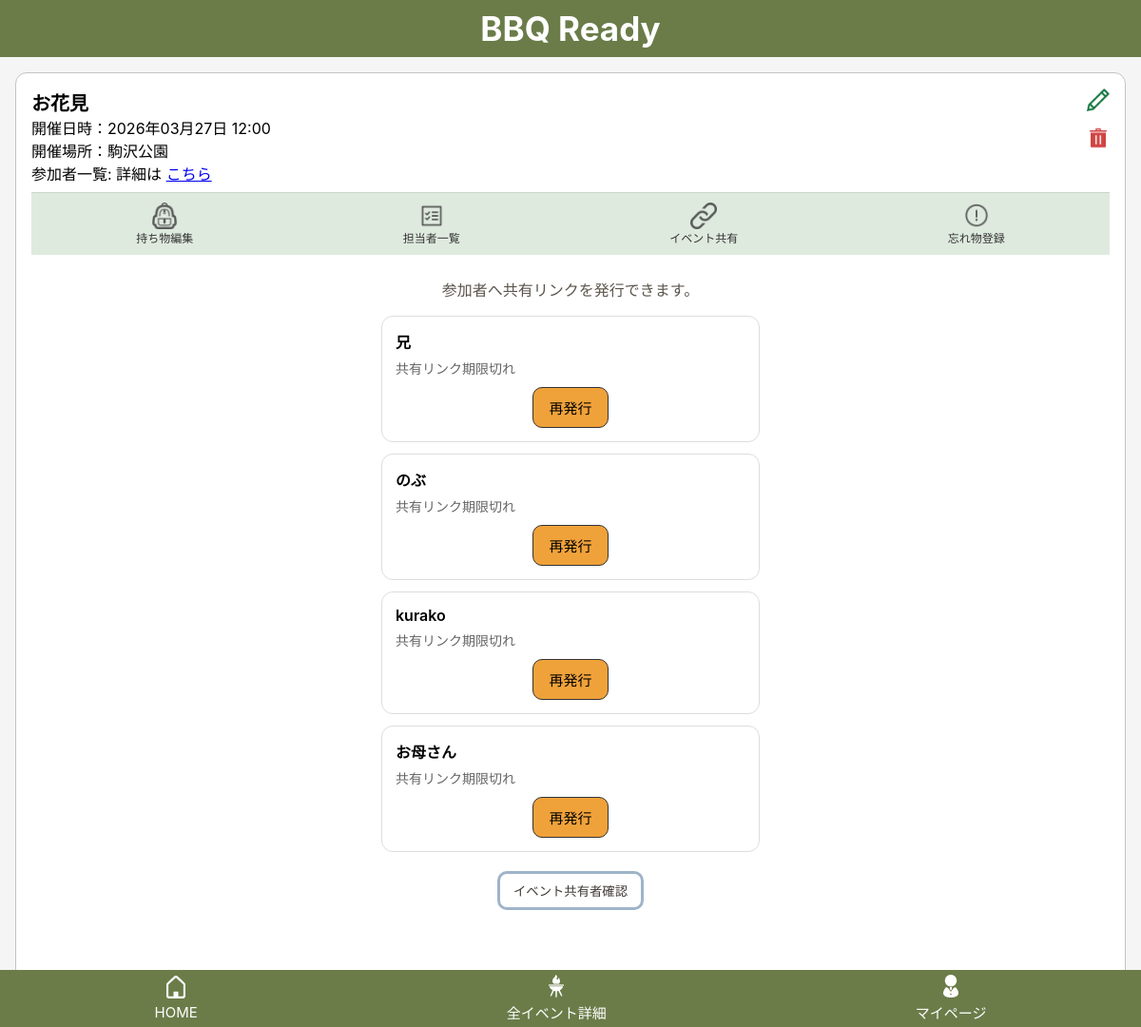
The page /events/117/share (signed in) on the database its author committed.
### bbq_app/models.py (models this page shows, shortened)
class Event(models.Model):
    user = models.ForeignKey(settings.AUTH_USER_MODEL, on_delete=models.CASCADE, related_name="events")
    name = models.CharField("イベント名", max_length=30)
    held_at = models.DateTimeField("開催日時", null=True, blank=True)
    location = models.CharField("開催場所", max_length=50, blank=True)
    created_at = models.DateTimeField("作成日時", auto_now_add=True)
    updated_at = models.DateTimeField("更新日時", auto_now=True)

class Participant(models.Model):
    event = models.ForeignKey(Event, on_delete=models.CASCADE, related_name="participants")
    user = models.ForeignKey(
        settings.AUTH_USER_MODEL,
        null=True,
        blank=True,
        on_delete=models.SET_NULL,
        related_name="participant"
    )
    name = models.CharField("表示名", max_length=30)
    created_at = models.DateTimeField("作成日時", auto_now_add=True)
    updated_at = models.DateTimeField("更新日時", auto_now=True)

### bbq_app/views.py (the view)
# urls.py: path("events/<int:event_id>/share", views.event_share, name="event_share"),
@login_required
def event_share(request, event_id):
    event = get_object_or_404(Event, id=event_id, user=request.user)
    participants =Participant.objects.filter(event=event).exclude(user=event.user).order_by("id")
    invitations = Invitation.objects.filter(
        participant__event=event
    ).select_related("participant")
    invitation_map ={
        invitation.participant_id: invitation for invitation in invitations
    }
    share_rows = []
    shared_rows = []
    for participant in participants:
        invitation = invitation_map.get(participant.id)
        invite_url = None
        share_status = "pending"
        if invitation:
            invite_url = request.build_absolute_uri(
                reverse("invitation_access", args=[invitation.token])
            )
            if invitation.guest_name:
                share_status = "joined"
            elif invitation.expires_at and invitation.expires_at < timezone.now():
                share_status = "expired"
            else:
                share_status = "active"
        row = {
            "participant": participant,
            "invitation": invitation,
            "invite_url": invite_url,
            "share_status": share_status,
        }
        share_rows.append(row)
        if share_status in ["active", "joined"]:
            shared_rows.append(row)
    return render(
        request,
        "bbq_app/event_share.html",
        {
            "event": event,
            "share_rows": share_rows,
            "shared_rows": shared_rows
        }
    )

### bbq_app/templates/bbq_app/event_share.html (shortened to what this page needs)
{% extends "bbq_app/base.html" %}
{% block header %}
  {% include "bbq_app/partials/event_header.html" %}
{% endblock %}
{% block content %}
<p class="share-description">参加者へ共有リンクを発行できます。</p>
<ul class="share-list">
    {% for row in share_rows %}
        <li class="share-list__item">
            <div class="share-list__name">
                {{ row.participant.name }}
            </div>
            <div class="share-list__status">
                {% if row.share_status == "pending" %}
                    共有リンク未発行
                {% elif row.share_status == "active" %}
                    共有リンク発行済み
                {% elif row.share_status == "joined" %}
                    イベント参加済み
                {% elif row.share_status == "expired" %}
                    共有リンク期限切れ
                {% endif %}
            </div>
            <div class="share-list__actions">
                {% if row.share_status == "pending" %}
                    <form method="post" action="{% url 'invitation_create' event.id %}">
                        {% csrf_token %}
                        <input type="hidden" name="participant_id" value="{{ row.participant.id }}">
                        <button type="submit" class="btn btn-primary">共有リンク発行</button>
                    </form>
                {% elif row.share_status == "active" %}
                    <button type="button" class="btn btn-secondary" onclick="copyInviteUrl('{{ row.invite_url }}')">
                        リンクコピー
                    </button>
                {% elif row.share_status == "joined" %}
                    <button type="button" class="btn btn-secondary" onclick="copyInviteUrl('{{ row.invite_url }}')">
                        リンクコピー
                    </button>
                {% elif row.share_status == "expired" %}
                    <form method="post" action="{% url 'invitation_create' event.id %}">
                        <button type="submit" class="btn btn-primary">再発行</button>
                    </form>
                {% endif %}
            </div>
        </li>
    {% empty %}
        <li class="share-empty">イベント参加者はまだいません。</li>
    {% endfor %}
</ul>
<div class="share-bottom-action">
    <button type="button" class="btn-outline" onclick="openSharedUsersModal()">
        イベント共有者確認
    </button>
</div>
{% endblock %}

### bbq_app/templates/bbq_app/partials/event_header.html (shortened to what this page needs)
{% load static %}
{% include "bbq_app/partials/top_bar.html" %}
{% if event %}
<div class="event-header">
  <div class="event_header__top">
    <div>
      <div class="event-header__title">{{ event.name }}</div>
      <div class="event-header__meta">
        開催日時：{{ event.held_at|date:"Y年m月d日 H:i" }}<br>
        開催場所：{{ event.location }}<br>
        参加者一覧: 詳細は
        <a href="#" onclick="openParticipantsModal(); return false;">こちら</a>
      </div>
    </div>
    <div class="event-header__actions">
      <a href="{% url 'event_edit' event.id %}">
        <img src="{% static 'bbq_app/images/pencil.png' %}" width="24">
      </a>
      <a href="#" onclick="openDeleteModal({{ event.id }}); return false;">
        <img src="{% static 'bbq_app/images/trashcan.png' %}" width="24">
      </a>
    </div>
  </div>
  <div class="event-header__nav">
    <a href="{% url 'item_edit' event.id %}"
       class="{% if request.resolver_match.url_name == 'item_edit' %}active{% endif %}">
      <img src="{% static 'bbq_app/images/item_edit.png' %}" width="28">
      <span>持ち物編集</span>
    </a>
    <a href="{% url 'item_assign' event.id %}"
       class="{% if request.resolver_match.url_name == 'item_assign' %}active{% endif %}">
      <img src="{% static 'bbq_app/images/event_participants.png' %}" width="28">
      <span>担当者一覧</span>
    </a>
    <a href="{% url 'event_share' event.id %}"
       class="{% if request.resolver_match.url_name == 'event_share' %}active{% endif %}">
      <img src="{% static 'bbq_app/images/event_share.png' %}" width="28" alt="共有">
      <span>イベント共有</span>
    </a>
    <a href="#"
       onclick="openForgotModal(); return false;">
      <img src="{% static 'bbq_app/images/forgot_item.png' %}" width="28">
      <span>忘れ物登録</span>
    </a>
  </div>
{% endif %}

### bbq_app/static/bbq_app/css/style.css (style rules this page uses)
body { margin: 0; background: #f5f5f5; font-family: -apple-system, BlinkMacSystemFont, "Helvetica Neue", sans-serif; }
.btn { display: inline-block; padding: 10px 16px; border-radius: 10px; border: 1px solid #333; font-size: 15px; cursor: pointer; text-align: center; }
.btn-primary { background:#f0a23a; color:black; }
.event-header { background: white; border: 1px solid #c3c3c3; border-radius: 12px; margin: 16px; padding: 16px; margin-top: 76px; position: relative; }
.event-header__title { font-size: 20px; font-weight: 600; }
.event-header__nav { display: flex; justify-content: space-around; background: #dfeadf; padding: 6px 0; border-top: 1px solid #c7d9c7; margin-top: 8px; }
.event-header__nav a { display: flex; flex-direction: column; align-items: center; text-decoration: none; font-size: 12px; color: #333; padding: 4px 6px; border-radius: 6px; transition: 0.2s; }
.event-header__actions { position: absolute; top: 16px; right: 16px; display: flex; flex-direction: column; gap: 12px; }
.event-header__actions a { text-decoration: none; }
.share-description { text-align: center; margin-bottom: 16px; color: #5c554d; }
.share-list { list-style: none; padding-left: 0; margin: 0; }
.share-list__item { background: #ffffff; border: 1px solid #ddd; border-radius: 12px; padding: 14px; margin-bottom: 12px; }
.share-list__name { font-weight: 600; margin-bottom: 6px; text-align: left; }
.share-list__status { margin-bottom: 10px; font-size: 14px; color: #666; text-align: left; }
.share-list__actions { display: flex; justify-content: center; }
.share-list__actions form { margin: 0; }
.btn-outline { background:white; border:3px solid #9fb4c9; color:#3f3a34; border-radius:10px; padding:8px 14px; }
.share-bottom-action { display:flex; justify-content:center; margin-top:20px; }
.share-list { list-style: none !important; padding: 0 !important; margin: 0 !important; }

### rows shown on the page
Event: name "お花見", held_at "2026年03月27日 12:00", location "駒沢公園"
Participant: participant.name "兄"
Participant: participant.name "のぶ"
Participant: participant.name "kurako"
Participant: participant.name "お母さん"
